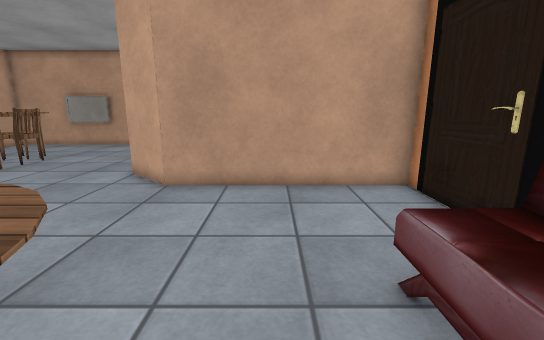
[1] (above)

16 first-person views from a walk through a 3-D level made in the Unity game engine. The camera is 1.2 m above the floor, tilts 12° down and sees 90° across. The floor is counted in squares, 0.5 m on a side. Each view is taken from the middle of a square. On the plan, view 1 faces up. The plan holds only what a view shows up to about 18 squares ahead; the rest is blank. The place goes on beyond the plan. The player is left out. Some surface patterns are stand-ins.

[2]
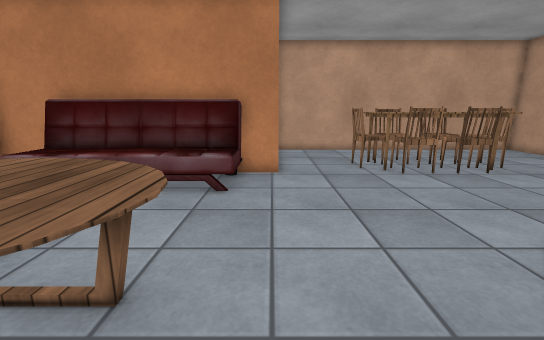

[3]
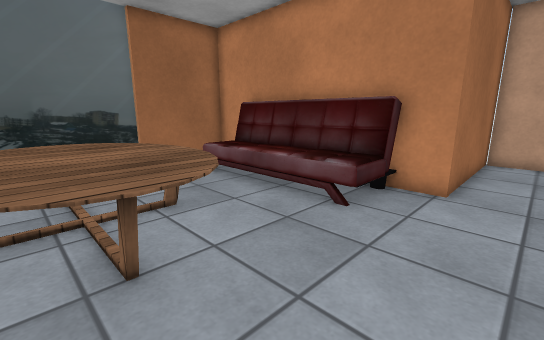

[4]
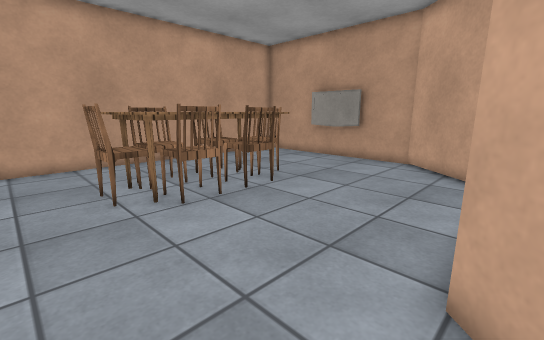

[5]
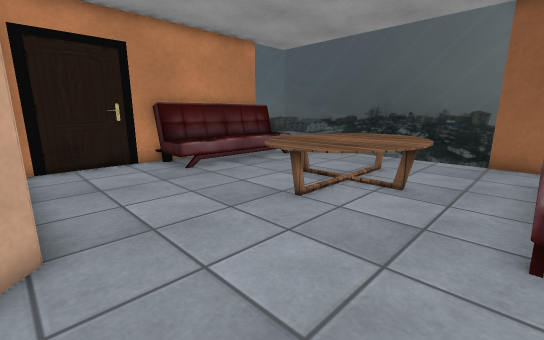

[6]
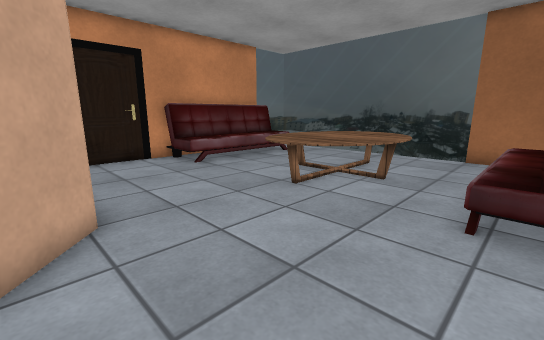

[7]
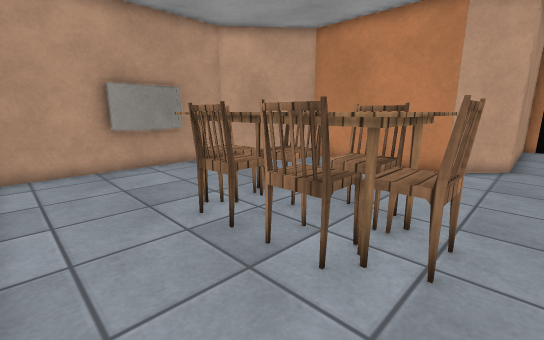

[8]
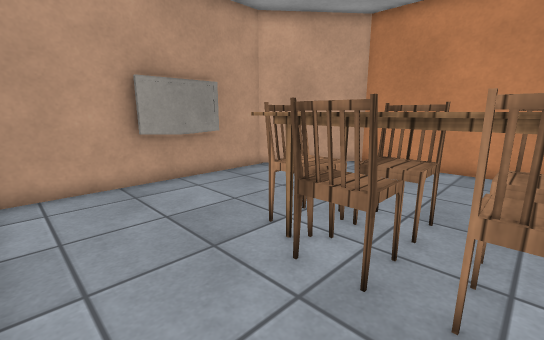

[9]
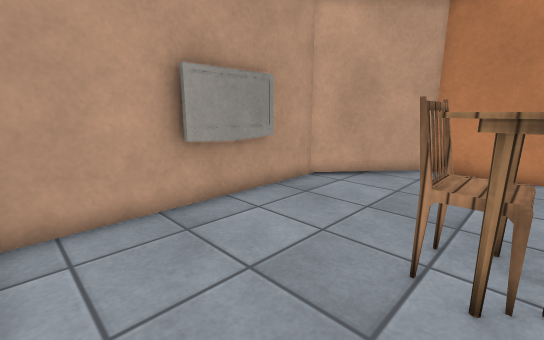

[10]
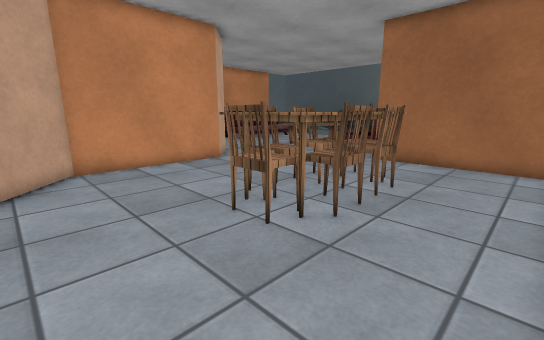

[11]
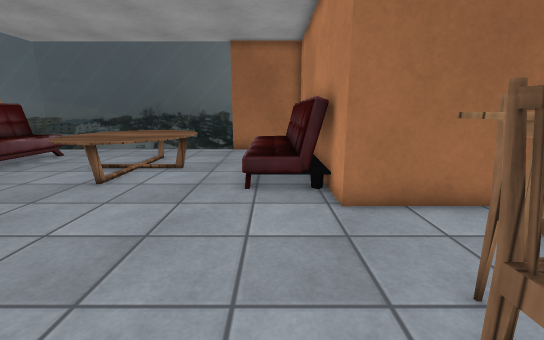

[12]
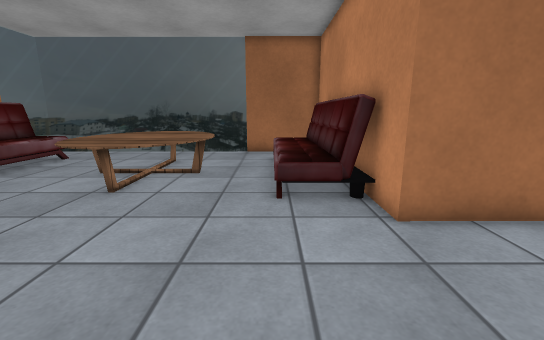

[13]
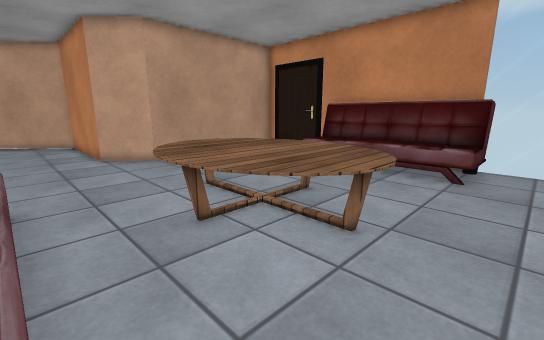

[14]
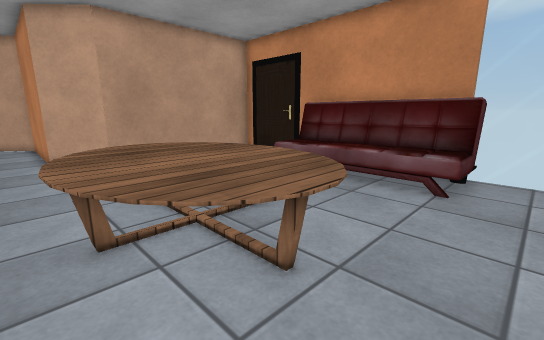

[15]
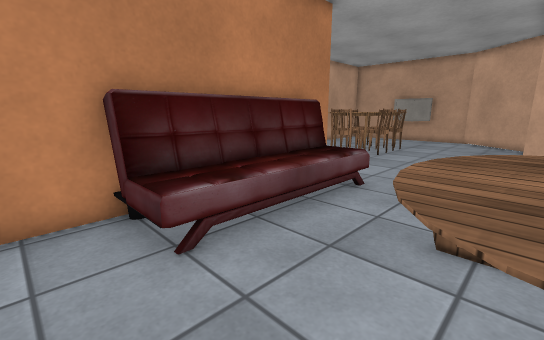

[16]
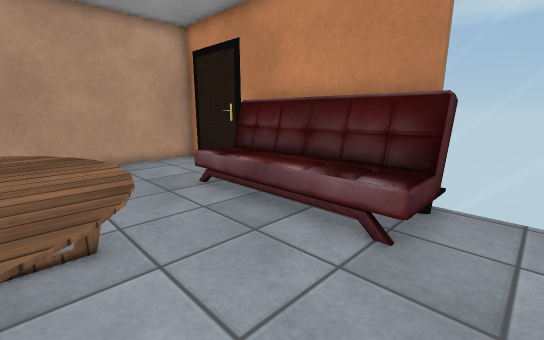

### Floor plan
Key: @ floor where view 1 was taken; # wall or solid block; . floor; = window, fence, low wall or low ledge; v drop or lower ground; C chair; T table; B bed; O other object.
Columns run from 19 left of view 1 to 5 right of it. Each row starts with its distance up from view 1.
 21   ########
 20 ##  ########
 19 #..........##
 18 #...........##
 17 #............#
 16 #............#
 15 #...TCCT.....#
 14 #...CTTC.....#
 13 #...CT C.....#
 12 #...TT T.....##
 11 #...CT C.....##
 10 #...CTTC......##
  9 #...TCCT.......#########
  8 #......................#
  7 #......................#
  6 #......................##
  5 ########...............##
  4        #BBB....T.......B#
  3        #BO...TTTTT...BOB#
  2        #BO...TTTTT...BBB#
  1        #BO..TTTTTT...BBB#
  0        #BO..TTTTTT.@.BBB#
 -1        #BO...TTTTT...BBB#
 -2        #BO...TTTTT...BBB#
 -3        #BO....TTT....BBB#
 -4        #...............B#
 -5        #................=
 -6        #####=============
 -7            ##
 -8             ##v

Where each view was taken, in squares from view 1:
view 1: 0 up, 0 right, facing up
view 2: 5 up, 1 left, facing left
view 3: 7 up, 3 left, facing down-left
view 4: 7 up, 5 left, facing up-left
view 5: 9 up, 9 left, facing down-right
view 6: 10 up, 10 left, facing down-right
view 7: 8 up, 18 left, facing up-right
view 8: 11 up, 18 left, facing up-right
view 9: 14 up, 18 left, facing up-right
view 10: 19 up, 18 left, facing down-right
view 11: 12 up, 10 left, facing down
view 12: 11 up, 9 left, facing down
view 13: 5 down, 9 left, facing up-right
view 14: 5 down, 7 left, facing up-right
view 15: 5 down, 5 left, facing up-left
view 16: 5 down, 3 left, facing up-right
